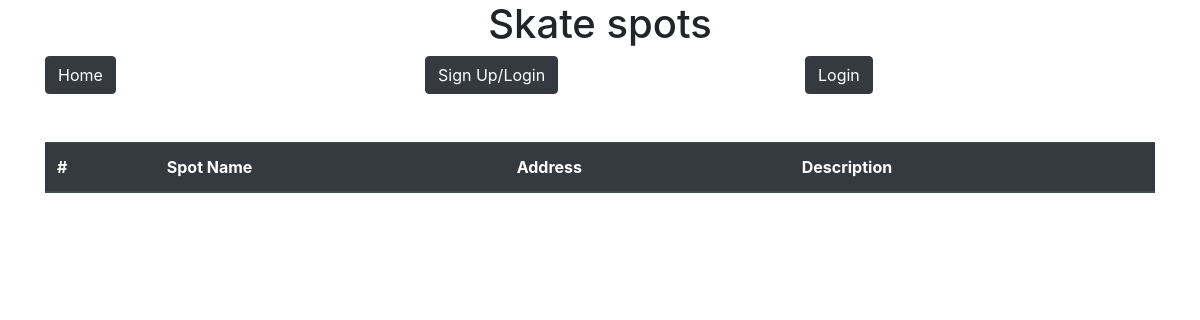
/, run on an earlier commit of the app's database.
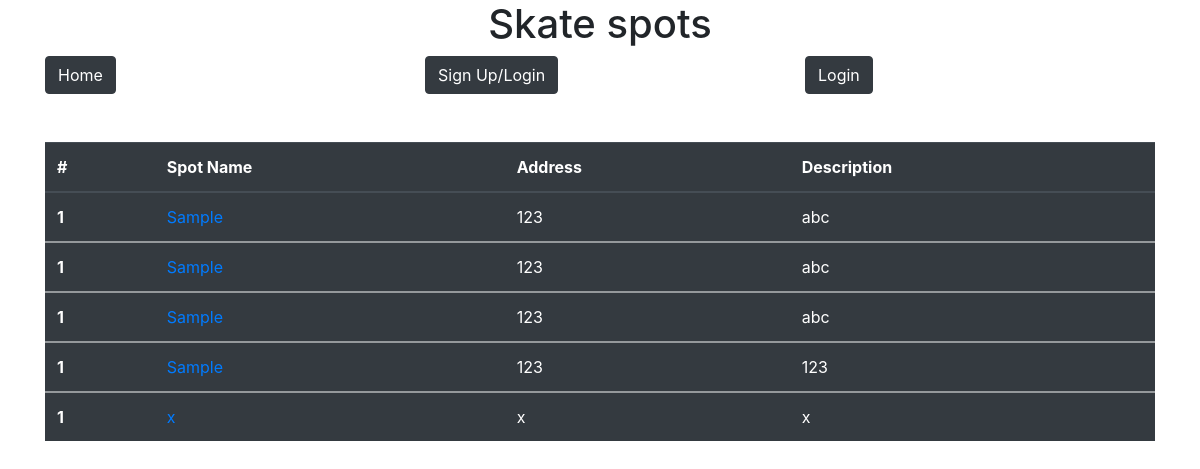
And on a later commit of the database.
### skate/models.py (models this page shows)
class Spot(models.Model):
    spot_name = models.CharField(max_length=200)
    spot_address= models.CharField(max_length=400)
    spot_description= models.CharField(max_length=800)
    picture = models.ImageField(default='default.jpg', upload_to='spot_images')

### skate/views.py (the view)
# urls.py: path('', SpotListView.as_view(), name='index'),
class SpotListView(ListView):
      model = Spot
      template_name ='skate/index.html'
      context_object_name='spot'

### skate/templates/skate/index.html (shortened to what this page needs)
{% load static %}
<!doctype html>
<html lang="en">
  <head>
    <link rel="stylesheet" href="https://stackpath.bootstrapcdn.com/bootstrap/4.2.1/css/bootstrap.min.css">
  </head>
  <body>
        <h1 class="text-center">Skate spots</h1>
    <div class="container">
        <div class="row align-items-start">
          <div class="col order-1">
                <a class="btn btn-dark" href="{% url 'skate:index' %}" role="button">Home</a>
          </div>
          <div class="col order-3">
                <button class="btn btn-dark" data-toggle="modal" data-target="#signIn" data-whatever="@mdo">Login</a>
          </div>
          <div class="col order-2">
            <button class="btn btn-dark" data-toggle="modal" data-target="#SignupModel" data-whatever="@mdo">Sign Up/Login</button>
      </div>
        </div>
        <div class="row align-items-center">
            <div class="col order-1">
                <br>
                <br>
                <table class="table table-hover table-dark">
                    <thead>
                        <th scope='col'>#</th>
                        <th scope="col">Spot Name</th>
              <th scope="col">Address</th>
              <th scope="col">Description</th>
            </tr> {% for spot in spot %}
          </thead>
          <tbody>
            <tr>
              <th scope="row">1</th>
              <td> <a href="http:/google.com">
                <div style="height:100%;width:100%">
                    {{spot.spot_name}}
                </div>
                </td>
              <td>{{spot.spot_address}}</td>
              <td>{{spot.spot_description}}</td>
            </tr>
            {% endfor %}
          </tbody>
        </table>
        </div>
  </body>
</html>

What changed in the data, as far as the page shows it:
added Spot: spot_name "Sample", spot_address "123", spot_description "abc"
added Spot: spot_name "Sample", spot_address "123", spot_description "abc"
added Spot: spot_name "Sample", spot_address "123", spot_description "abc"
added Spot: spot_name "Sample", spot_address "123", spot_description "123"
added Spot: spot_name "x", spot_address "x", spot_description "x"
